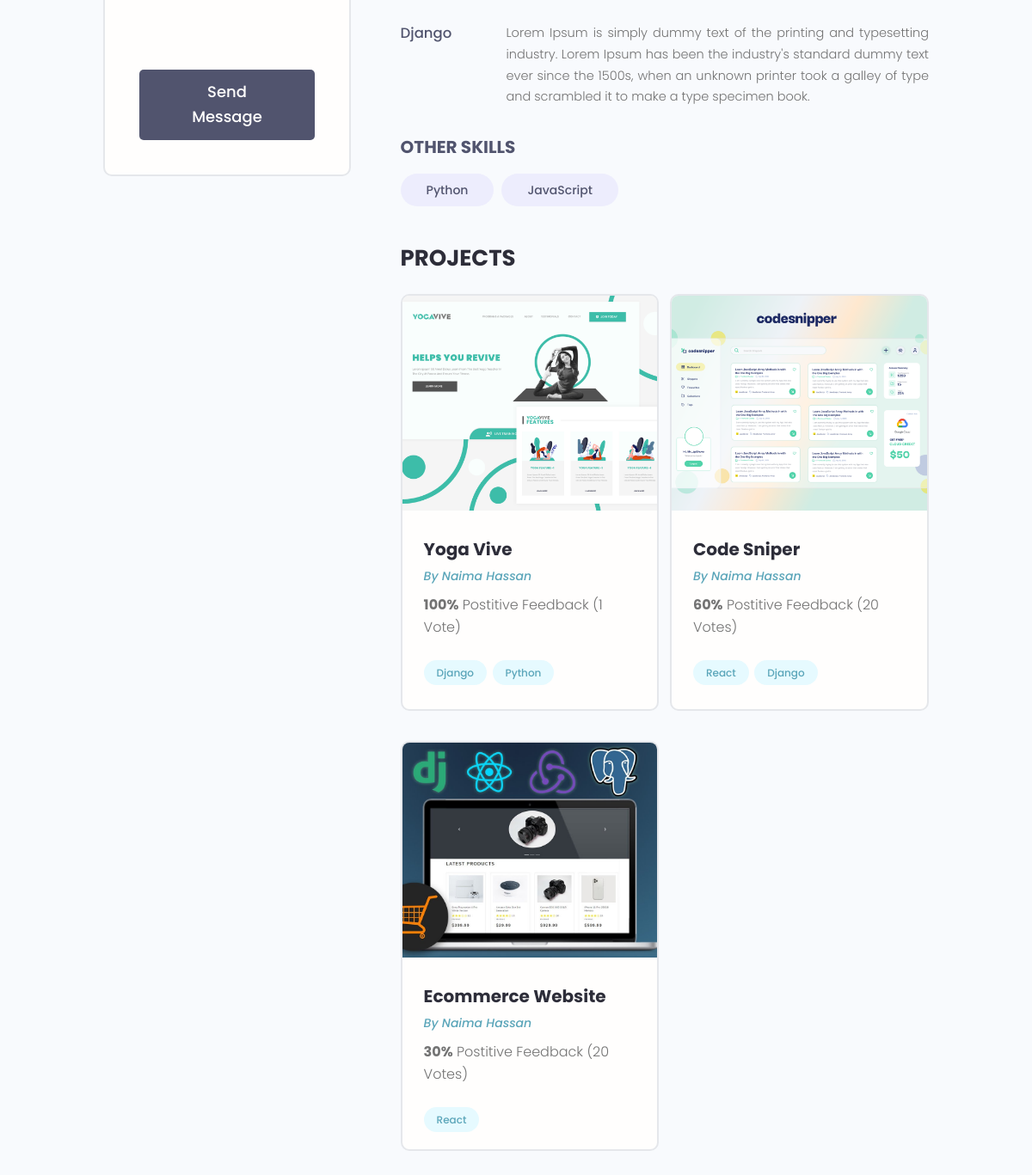
/profile/57720d48-24d0-4f7a-886d-cf2a162ddf82/ (lower part), run on an earlier commit of the app's database.
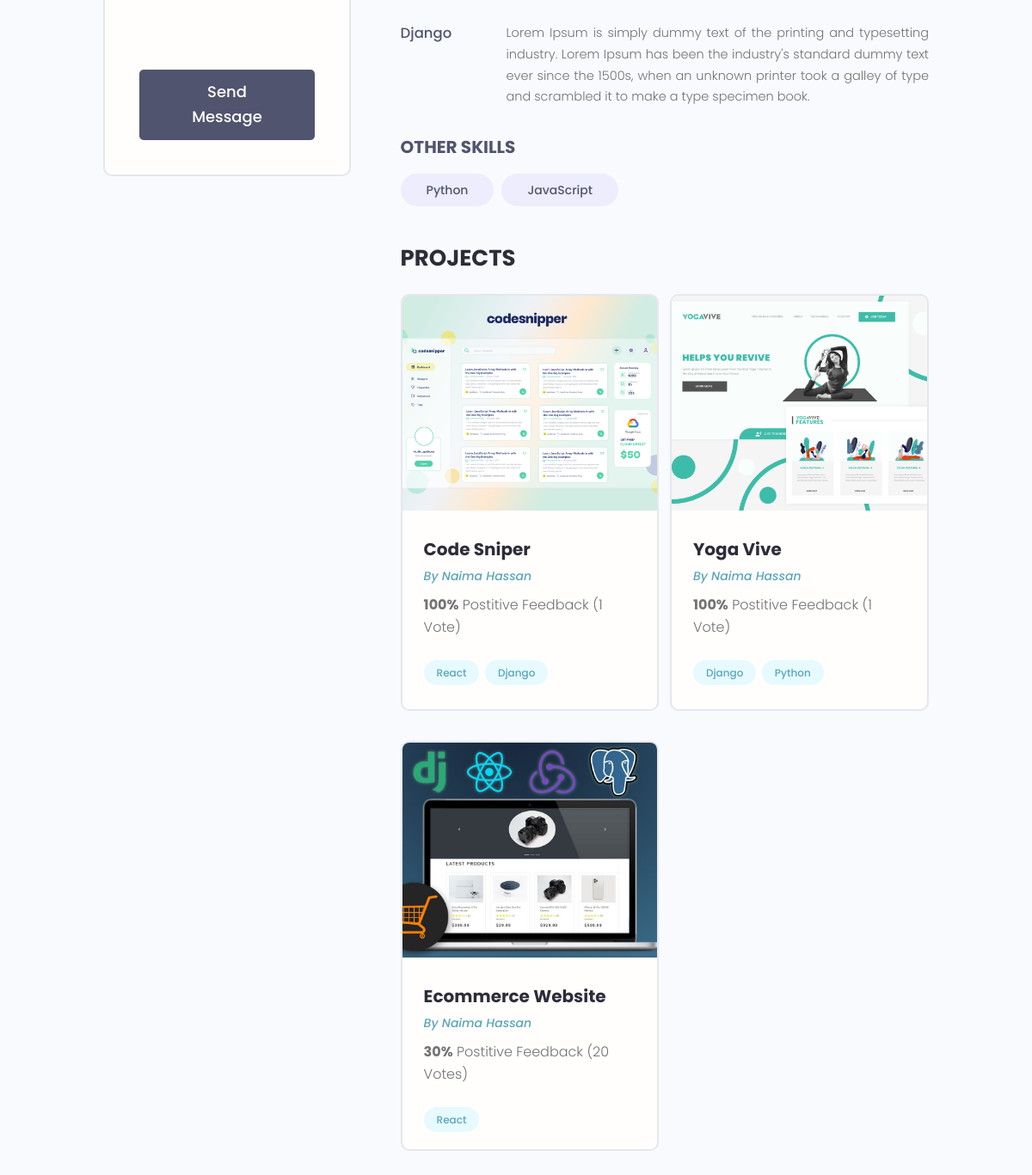
And on a later commit of the database.
### users/models.py (models this page shows, shortened)
class Skill(models.Model):
   owner = models.ForeignKey(Profile, on_delete=models.CASCADE, null=True, blank=True)
   name = models.CharField(max_length=200, null=True, blank=True)
   description = models.TextField(null=True, blank=True)
   created_at = models.DateTimeField(auto_now_add=True)
   id = models.UUIDField(default = uuid.uuid4, unique=True, primary_key=True, editable=False)

class Profile(models.Model):
   user = models.OneToOneField(User, on_delete = models.CASCADE, null=True, blank=True)
   name = models.CharField(max_length=200, null=True, blank=True)
   email = models.EmailField(max_length=500, blank=True,null=True)
   username = models.CharField(max_length=200, null=True, blank=True)
   location = models.CharField(max_length=200, null=True, blank=True)
   short_intro=models.CharField(max_length=200, null=True, blank=True)
   bio = models.TextField(null=True, blank=True)
   profile_image = models.ImageField(null=True, blank=True, upload_to='profiles/', default='profiles/user-default.png')
   social_github = models.CharField(max_length=200, null=True, blank=True)
   social_twitter = models.CharField(max_length=200, null=True, blank=True)
   social_linkedin = models.CharField(max_length=200, null=True, blank=True)
   social_youtube = models.CharField(max_length=200, null=True, blank=True)
   social_website = models.CharField(max_length=200, null=True, blank=True)
   created_at = models.DateTimeField(auto_now_add=True)
   id = models.UUIDField(default = uuid.uuid4, unique=True, primary_key=True, editable=False)

### projects/models.py (models this page shows, shortened)
class Projects(models.Model):
  owner          = models.ForeignKey(Profile, null=True, blank=True, on_delete=models.SET_NULL)
  title          = models.CharField(max_length=200)
  description    = models.TextField(null=True, blank=True)
  featured_image = models.ImageField(null=True, blank=True, default="default.jpg")
  demo_link      = models.CharField(max_length=2000,null=True, blank=True)
  source_link    = models.CharField(max_length=2000,null=True, blank=True)
  tags           = models.ManyToManyField(Tag, blank=True)
  vote_total     = models.IntegerField(default=0,null=True, blank=True)
  vote_ratio     = models.IntegerField(default=0,null=True, blank=True)
  created_at     = models.DateTimeField(auto_now_add=True)
  id             = models.UUIDField(default = uuid.uuid4, unique=True, primary_key=True, editable=False)
  class Meta:
   ordering = ['-vote_ratio','-vote_total', 'title']

class Tag(models.Model):
  name = models.CharField(max_length=200)
  created_at = models.DateTimeField(auto_now_add=True)
  id = models.UUIDField(default = uuid.uuid4, unique=True, primary_key=True, editable=False)
  def __str__(self):
   return self.name

### users/views.py (the view)
# urls.py: path('profile/<str:pk>/', views.userProfile, name="user-profile"),
def userProfile(request, pk):
   profile = Profile.objects.get(id=pk)
   topSkills = profile.skill_set.exclude(description__exact="")
   otherSkills = profile.skill_set.filter(description="")
   context ={'profile': profile, 'topSkills': topSkills, 'otherSkills': otherSkills}
   return render(request, 'users/user-profile.html', context)

### users/templates/users/user-profile.html (shortened to what this page needs)
{% extends 'main.html' %}
{% block content %}
<main class="profile my-md">
   <div class="container">
      <div class="layout">
         <div class="column column--1of3">
            <div class="card text-center">
               <div class="card__body dev">
                  <ul class="dev__social">
                  </ul>
                  {% if request.user.profile.id != profile.id %}
                  <a href="{% url 'create-message' profile.id %}" class="btn btn--sub btn--lg">Send Message </a>
                  {% endif %}
               </div>
            </div>
         </div>
         <div class="column column--2of3">
            <div class="devInfo">
               <div class="devInfo__skills">
                  {% for skill in topSkills %}
                  <div class="devSkill">
                     <h4 class="devSkill__title">{{skill.name}}</h4>
                     <p class="devSkill__info">
                        {{skill.description}}
                     </p>
                  </div>
                  {% endfor %}
                  <h3 class="devInfo__subtitle">Other Skills</h3>
                  <div class="devInfo__otherSkills">
                     {% for skill in otherSkills %}
                     <span class="tag tag--pill tag--sub tag--lg">
                        <small>{{skill.name}}</small>
                     </span>
                     {% endfor %}
                  </div>
               </div>
            </div>
            <div class="devInfo">
               <h3 class="devInfo__title">Projects</h3>
               <div class="grid grid--two">
                  {% for project in profile.projects_set.all %}
                  <div class="column">
                     <div class="card project">
                        <a href="{% url 'project' project.id %}" class="project">
                           <img class="project__thumbnail" src="{{project.featured_image.url}}"
                              alt="project thumbnail" />
                           <div class="card__body">
                              <h3 class="project__title">{{project.title}}</h3>
                              <p><a class="project__author" href="{% url 'user-profile' project.owner.id %}">By
                                    {{project.owner.name}}</a></p>
                              <p class="project--rating">
                                 <span style="font-weight: bold;">{{project.vote_ratio}}%</span> Postitive
                                 Feedback ({{project.vote_total}} Vote{{project.vote_total|pluralize:'s'}})
                              </p>
                              <div class="project__tags">
                                 {% for tag in project.tags.all %}
                                 <span class="tag tag--pill tag--main">
                                    <small>{{tag}}</small>
                                 </span>
                                 {% endfor %}
                              </div>
                           </div>
                        </a>
                     </div>
                  </div>
                  {% endfor %}
               </div>
            </div>
         </div>
      </div>
   </div>
</main>
{% endblock content %}

What changed in the data, as far as the page shows it:
changed Projects "Code Sniper": vote_ratio "60" → "100"; vote_total "20" → "1"; moves up the list
